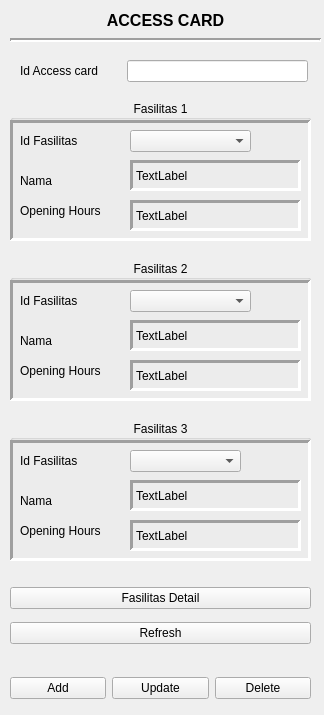
<?xml version="1.0" encoding="UTF-8"?>
<ui version="4.0">
 <class>FrmAccessCard</class>
 <widget class="QMainWindow" name="FrmAccessCard">
  <property name="geometry">
   <rect>
    <x>0</x>
    <y>0</y>
    <width>324</width>
    <height>715</height>
   </rect>
  </property>
  <property name="maximumSize">
   <size>
    <width>324</width>
    <height>715</height>
   </size>
  </property>
  <property name="windowTitle">
   <string>Access Card</string>
  </property>
  <widget class="QWidget" name="centralwidget">
   <widget class="QLabel" name="label">
    <property name="geometry">
     <rect>
      <x>10</x>
      <y>10</y>
      <width>311</width>
      <height>20</height>
     </rect>
    </property>
    <property name="font">
     <font>
      <pointsize>12</pointsize>
      <weight>75</weight>
      <bold>true</bold>
     </font>
    </property>
    <property name="text">
     <string>ACCESS CARD</string>
    </property>
    <property name="alignment">
     <set>Qt::AlignCenter</set>
    </property>
   </widget>
   <widget class="QLineEdit" name="Txt_id_AccessCard">
    <property name="geometry">
     <rect>
      <x>127</x>
      <y>60</y>
      <width>181</width>
      <height>22</height>
     </rect>
    </property>
   </widget>
   <widget class="QLabel" name="idUserLabel">
    <property name="geometry">
     <rect>
      <x>20</x>
      <y>60</y>
      <width>83</width>
      <height>22</height>
     </rect>
    </property>
    <property name="text">
     <string>Id Access card</string>
    </property>
   </widget>
   <widget class="QGroupBox" name="groupBox">
    <property name="geometry">
     <rect>
      <x>10</x>
      <y>100</y>
      <width>301</width>
      <height>141</height>
     </rect>
    </property>
    <property name="font">
     <font>
      <weight>50</weight>
      <bold>false</bold>
     </font>
    </property>
    <property name="title">
     <string>Fasilitas 1</string>
    </property>
    <property name="alignment">
     <set>Qt::AlignCenter</set>
    </property>
    <widget class="QComboBox" name="Cmb_Fasilitas1">
     <property name="geometry">
      <rect>
       <x>120</x>
       <y>30</y>
       <width>121</width>
       <height>22</height>
      </rect>
     </property>
     <property name="editable">
      <bool>false</bool>
     </property>
    </widget>
    <widget class="QLabel" name="fasilitas1Label">
     <property name="geometry">
      <rect>
       <x>10</x>
       <y>30</y>
       <width>71</width>
       <height>22</height>
      </rect>
     </property>
     <property name="text">
      <string>Id Fasilitas</string>
     </property>
    </widget>
    <widget class="QLabel" name="idUserLabel_2">
     <property name="geometry">
      <rect>
       <x>10</x>
       <y>70</y>
       <width>83</width>
       <height>22</height>
      </rect>
     </property>
     <property name="text">
      <string>Nama</string>
     </property>
    </widget>
    <widget class="QLabel" name="Lbl_Nama1">
     <property name="geometry">
      <rect>
       <x>120</x>
       <y>60</y>
       <width>171</width>
       <height>31</height>
      </rect>
     </property>
     <property name="frameShape">
      <enum>QFrame::Panel</enum>
     </property>
     <property name="frameShadow">
      <enum>QFrame::Sunken</enum>
     </property>
     <property name="lineWidth">
      <number>3</number>
     </property>
     <property name="midLineWidth">
      <number>0</number>
     </property>
     <property name="text">
      <string>TextLabel</string>
     </property>
    </widget>
    <widget class="QLabel" name="idUserLabel_6">
     <property name="geometry">
      <rect>
       <x>10</x>
       <y>100</y>
       <width>91</width>
       <height>22</height>
      </rect>
     </property>
     <property name="text">
      <string>Opening Hours</string>
     </property>
    </widget>
    <widget class="QLabel" name="Lbl_Operation1">
     <property name="geometry">
      <rect>
       <x>120</x>
       <y>100</y>
       <width>171</width>
       <height>31</height>
      </rect>
     </property>
     <property name="frameShape">
      <enum>QFrame::Panel</enum>
     </property>
     <property name="frameShadow">
      <enum>QFrame::Sunken</enum>
     </property>
     <property name="lineWidth">
      <number>3</number>
     </property>
     <property name="midLineWidth">
      <number>0</number>
     </property>
     <property name="text">
      <string>TextLabel</string>
     </property>
    </widget>
    <widget class="QLabel" name="label_2">
     <property name="geometry">
      <rect>
       <x>0</x>
       <y>20</y>
       <width>301</width>
       <height>121</height>
      </rect>
     </property>
     <property name="frameShape">
      <enum>QFrame::Panel</enum>
     </property>
     <property name="frameShadow">
      <enum>QFrame::Sunken</enum>
     </property>
     <property name="lineWidth">
      <number>3</number>
     </property>
     <property name="text">
      <string/>
     </property>
    </widget>
    <zorder>label_2</zorder>
    <zorder>Cmb_Fasilitas1</zorder>
    <zorder>fasilitas1Label</zorder>
    <zorder>idUserLabel_2</zorder>
    <zorder>Lbl_Nama1</zorder>
    <zorder>idUserLabel_6</zorder>
    <zorder>Lbl_Operation1</zorder>
   </widget>
   <widget class="Line" name="line">
    <property name="geometry">
     <rect>
      <x>10</x>
      <y>30</y>
      <width>311</width>
      <height>20</height>
     </rect>
    </property>
    <property name="lineWidth">
     <number>2</number>
    </property>
    <property name="orientation">
     <enum>Qt::Horizontal</enum>
    </property>
   </widget>
   <widget class="QGroupBox" name="groupBox_4">
    <property name="geometry">
     <rect>
      <x>10</x>
      <y>260</y>
      <width>301</width>
      <height>141</height>
     </rect>
    </property>
    <property name="font">
     <font>
      <weight>50</weight>
      <bold>false</bold>
     </font>
    </property>
    <property name="title">
     <string>Fasilitas 2</string>
    </property>
    <property name="alignment">
     <set>Qt::AlignCenter</set>
    </property>
    <widget class="QLabel" name="idUserLabel_9">
     <property name="geometry">
      <rect>
       <x>10</x>
       <y>70</y>
       <width>83</width>
       <height>22</height>
      </rect>
     </property>
     <property name="text">
      <string>Nama</string>
     </property>
    </widget>
    <widget class="QLabel" name="Lbl_Nama2">
     <property name="geometry">
      <rect>
       <x>120</x>
       <y>60</y>
       <width>171</width>
       <height>31</height>
      </rect>
     </property>
     <property name="frameShape">
      <enum>QFrame::Panel</enum>
     </property>
     <property name="frameShadow">
      <enum>QFrame::Sunken</enum>
     </property>
     <property name="lineWidth">
      <number>3</number>
     </property>
     <property name="midLineWidth">
      <number>0</number>
     </property>
     <property name="text">
      <string>TextLabel</string>
     </property>
    </widget>
    <widget class="QLabel" name="idUserLabel_10">
     <property name="geometry">
      <rect>
       <x>10</x>
       <y>100</y>
       <width>91</width>
       <height>22</height>
      </rect>
     </property>
     <property name="text">
      <string>Opening Hours</string>
     </property>
    </widget>
    <widget class="QLabel" name="Lbl_Operation2">
     <property name="geometry">
      <rect>
       <x>120</x>
       <y>100</y>
       <width>171</width>
       <height>31</height>
      </rect>
     </property>
     <property name="frameShape">
      <enum>QFrame::Panel</enum>
     </property>
     <property name="frameShadow">
      <enum>QFrame::Sunken</enum>
     </property>
     <property name="lineWidth">
      <number>3</number>
     </property>
     <property name="midLineWidth">
      <number>0</number>
     </property>
     <property name="text">
      <string>TextLabel</string>
     </property>
    </widget>
    <widget class="QLabel" name="fasilitas2Label">
     <property name="geometry">
      <rect>
       <x>10</x>
       <y>30</y>
       <width>71</width>
       <height>22</height>
      </rect>
     </property>
     <property name="text">
      <string>Id Fasilitas </string>
     </property>
    </widget>
    <widget class="QComboBox" name="Cmb_Fasilitas2">
     <property name="geometry">
      <rect>
       <x>120</x>
       <y>30</y>
       <width>121</width>
       <height>22</height>
      </rect>
     </property>
     <property name="editable">
      <bool>false</bool>
     </property>
    </widget>
    <widget class="QLabel" name="label_3">
     <property name="geometry">
      <rect>
       <x>0</x>
       <y>20</y>
       <width>301</width>
       <height>121</height>
      </rect>
     </property>
     <property name="frameShape">
      <enum>QFrame::Panel</enum>
     </property>
     <property name="frameShadow">
      <enum>QFrame::Sunken</enum>
     </property>
     <property name="lineWidth">
      <number>3</number>
     </property>
     <property name="text">
      <string/>
     </property>
    </widget>
    <zorder>label_3</zorder>
    <zorder>idUserLabel_9</zorder>
    <zorder>Lbl_Nama2</zorder>
    <zorder>idUserLabel_10</zorder>
    <zorder>Lbl_Operation2</zorder>
    <zorder>fasilitas2Label</zorder>
    <zorder>Cmb_Fasilitas2</zorder>
   </widget>
   <widget class="QGroupBox" name="groupBox_5">
    <property name="geometry">
     <rect>
      <x>10</x>
      <y>420</y>
      <width>301</width>
      <height>141</height>
     </rect>
    </property>
    <property name="font">
     <font>
      <weight>50</weight>
      <bold>false</bold>
     </font>
    </property>
    <property name="title">
     <string>Fasilitas 3</string>
    </property>
    <property name="alignment">
     <set>Qt::AlignCenter</set>
    </property>
    <widget class="QLabel" name="idUserLabel_11">
     <property name="geometry">
      <rect>
       <x>10</x>
       <y>70</y>
       <width>83</width>
       <height>22</height>
      </rect>
     </property>
     <property name="text">
      <string>Nama</string>
     </property>
    </widget>
    <widget class="QLabel" name="Lbl_Nama3">
     <property name="geometry">
      <rect>
       <x>120</x>
       <y>60</y>
       <width>171</width>
       <height>31</height>
      </rect>
     </property>
     <property name="frameShape">
      <enum>QFrame::Panel</enum>
     </property>
     <property name="frameShadow">
      <enum>QFrame::Sunken</enum>
     </property>
     <property name="lineWidth">
      <number>3</number>
     </property>
     <property name="midLineWidth">
      <number>0</number>
     </property>
     <property name="text">
      <string>TextLabel</string>
     </property>
    </widget>
    <widget class="QLabel" name="idUserLabel_12">
     <property name="geometry">
      <rect>
       <x>10</x>
       <y>100</y>
       <width>91</width>
       <height>22</height>
      </rect>
     </property>
     <property name="text">
      <string>Opening Hours</string>
     </property>
    </widget>
    <widget class="QLabel" name="Lbl_Operation3">
     <property name="geometry">
      <rect>
       <x>120</x>
       <y>100</y>
       <width>171</width>
       <height>31</height>
      </rect>
     </property>
     <property name="frameShape">
      <enum>QFrame::Panel</enum>
     </property>
     <property name="frameShadow">
      <enum>QFrame::Sunken</enum>
     </property>
     <property name="lineWidth">
      <number>3</number>
     </property>
     <property name="midLineWidth">
      <number>0</number>
     </property>
     <property name="text">
      <string>TextLabel</string>
     </property>
    </widget>
    <widget class="QLabel" name="fasilitas2Label_2">
     <property name="geometry">
      <rect>
       <x>10</x>
       <y>30</y>
       <width>71</width>
       <height>22</height>
      </rect>
     </property>
     <property name="text">
      <string>Id Fasilitas </string>
     </property>
    </widget>
    <widget class="QComboBox" name="Cmb_Fasilitas3">
     <property name="geometry">
      <rect>
       <x>120</x>
       <y>30</y>
       <width>111</width>
       <height>22</height>
      </rect>
     </property>
     <property name="editable">
      <bool>false</bool>
     </property>
    </widget>
    <widget class="QLabel" name="label_4">
     <property name="geometry">
      <rect>
       <x>0</x>
       <y>20</y>
       <width>301</width>
       <height>121</height>
      </rect>
     </property>
     <property name="frameShape">
      <enum>QFrame::Panel</enum>
     </property>
     <property name="frameShadow">
      <enum>QFrame::Sunken</enum>
     </property>
     <property name="lineWidth">
      <number>3</number>
     </property>
     <property name="text">
      <string/>
     </property>
    </widget>
    <zorder>label_4</zorder>
    <zorder>idUserLabel_11</zorder>
    <zorder>Lbl_Nama3</zorder>
    <zorder>idUserLabel_12</zorder>
    <zorder>Lbl_Operation3</zorder>
    <zorder>fasilitas2Label_2</zorder>
    <zorder>Cmb_Fasilitas3</zorder>
   </widget>
   <widget class="QPushButton" name="PB_Submit">
    <property name="geometry">
     <rect>
      <x>10</x>
      <y>740</y>
      <width>93</width>
      <height>28</height>
     </rect>
    </property>
    <property name="text">
     <string>Submit</string>
    </property>
   </widget>
   <widget class="QWidget" name="verticalLayoutWidget">
    <property name="geometry">
     <rect>
      <x>10</x>
      <y>580</y>
      <width>301</width>
      <height>126</height>
     </rect>
    </property>
    <layout class="QVBoxLayout" name="verticalLayout">
     <item>
      <widget class="QPushButton" name="PB_Fasilitas">
       <property name="text">
        <string>Fasilitas Detail</string>
       </property>
      </widget>
     </item>
     <item>
      <widget class="QPushButton" name="PB_Refresh">
       <property name="text">
        <string>Refresh</string>
       </property>
      </widget>
     </item>
     <item>
      <spacer name="horizontalSpacer">
       <property name="orientation">
        <enum>Qt::Horizontal</enum>
       </property>
       <property name="sizeHint" stdset="0">
        <size>
         <width>40</width>
         <height>20</height>
        </size>
       </property>
      </spacer>
     </item>
     <item>
      <layout class="QHBoxLayout" name="horizontalLayout_2">
       <item>
        <widget class="QPushButton" name="PB_add">
         <property name="text">
          <string>Add</string>
         </property>
        </widget>
       </item>
       <item>
        <widget class="QPushButton" name="PB_update">
         <property name="text">
          <string>Update</string>
         </property>
        </widget>
       </item>
       <item>
        <widget class="QPushButton" name="PB_del">
         <property name="text">
          <string>Delete</string>
         </property>
        </widget>
       </item>
      </layout>
     </item>
    </layout>
   </widget>
  </widget>
 </widget>
 <resources/>
 <connections/>
</ui>
